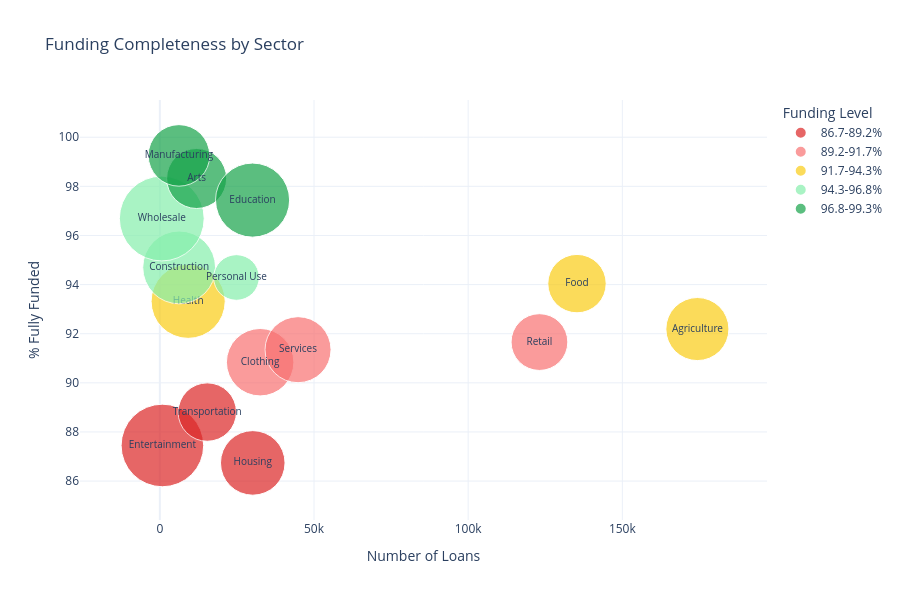

Notebook cell for this chart:
### Markdown cell above
### Visualization 3: Underfunding by Sector

### Code cell
# Sector-level aggregation
sector_agg3 = (
    dfc.groupby('sector')
    .agg(
        loan_count=('loan_amount', 'count'),
        fully_funded=('funding_gap', lambda x: (x == 0).sum()),
        median_loan_amount=('loan_amount', 'median'),
        mean_loan_amount=('loan_amount', 'mean'),
        mean_gap=('funding_gap', 'mean')
    )
    .reset_index()
)
sector_agg3['pct_fully_funded'] = (sector_agg3['fully_funded'] / sector_agg3['loan_count'] * 100).round(2)

# Dynamic 5-bin coloring over the actual [min, max] range of pct_fully_funded
pct_lo = sector_agg3['pct_fully_funded'].min()
pct_hi = sector_agg3['pct_fully_funded'].max()
bin_step = (pct_hi - pct_lo) / 5
bin_edges  = [pct_lo + i * bin_step for i in range(6)]
bin_labels = [f'{bin_edges[i]:.1f}-{bin_edges[i+1]:.1f}%' for i in range(5)]
bin_colors = ['#dc2626', '#f87171', '#facc15', '#86efac', '#16a34a']
bin_color_map = dict(zip(bin_labels, bin_colors))

sector_agg3['funding_level'] = pd.cut(
    sector_agg3['pct_fully_funded'],
    bins=bin_edges,
    labels=bin_labels,
    include_lowest=True
).astype(str)

print('Funding level distribution:')
print(sector_agg3[['sector', 'pct_fully_funded', 'funding_level']].sort_values('pct_fully_funded').to_string())

fig_a3 = px.scatter(
    sector_agg3,
    x='loan_count',
    y='pct_fully_funded',
    size='median_loan_amount',
    color='funding_level',
    color_discrete_map=bin_color_map,
    text='sector',
    custom_data=['pct_fully_funded', 'mean_gap', 'loan_count', 'median_loan_amount', 'mean_loan_amount'],
    title='Funding Completeness by Sector',
    labels={
        'loan_count': 'Number of Loans',
        'pct_fully_funded': '% Fully Funded',
        'median_loan_amount': 'Median Loan Amount (USD)',
        'funding_level': 'Funding Level'
    },
    category_orders={'funding_level': bin_labels},
    size_max=60
)
fig_a3.update_traces(
    textposition='middle center',
    textfont_size=10,
    hovertemplate=(
        '<b>%{text}</b><br>'
        'Number of loans: %{customdata[2]:,}<br>'
        '% fully funded: %{customdata[0]:.2f}%<br>'
        'Median loan size: $%{customdata[3]:,.0f}<br>'
        'Mean loan size: $%{customdata[4]:,.0f}<br>'
        'Average funding gap: $%{customdata[1]:,.2f}'
        '<extra></extra>'
    )
)
fig_a3.update_layout(template='plotly_white', height=600)
fig_a3.show()

### Figure 1 — Plotly figure (JSON) as saved in the notebook; plotly's stock layout.template omitted (floating-point values rounded to 4 significant figures)
{"data": [{"customdata": [[87.45, 441.5, 829.0, 900.0, 1676.0], [86.74, 75.74, 30140.0, 550.0, 745.3], [88.81, 79.58, 15380.0, 450.0, 716.8]], "hovertemplate": "<b>%{text}</b><br>Number of loans: %{customdata[2]:,}<br>% fully funded: %{customdata[0]:.2f}%<br>Median loan size: $%{customdata[3]:,.0f}<br>Mean loan size: $%{customdata[4]:,.0f}<br>Average funding gap: $%{customdata[1]:,.2f}<extra></extra>", "legendgroup": "86.7-89.2%", "marker": {"color": "#dc2626", "size": [900.0, 550.0, 450.0], "sizemode": "area", "sizeref": 0.2639, "symbol": "circle"}, "mode": "markers+text", "name": "86.7-89.2%", "orientation": "v", "showlegend": true, "text": ["Entertainment", "Housing", "Transportation"], "textfont": {"size": 10}, "textposition": "middle center", "type": "scatter", "x": [829, 30143, 15383], "xaxis": "x", "y": [87.45, 86.74, 88.81], "yaxis": "y"}, {"customdata": [[90.84, 76.65, 32540.0, 600.0, 1144.0], [91.66, 58.9, 123100.0, 425.0, 794.0], [91.35, 113.5, 44830.0, 575.0, 1070.0]], "hovertemplate": "<b>%{text}</b><br>Number of loans: %{customdata[2]:,}<br>% fully funded: %{customdata[0]:.2f}%<br>Median loan size: $%{customdata[3]:,.0f}<br>Mean loan size: $%{customdata[4]:,.0f}<br>Average funding gap: $%{customdata[1]:,.2f}<extra></extra>", "legendgroup": "89.2-91.7%", "marker": {"color": "#f87171", "size": [600.0, 425.0, 575.0], "sizemode": "area", "sizeref": 0.2639, "symbol": "circle"}, "mode": "markers+text", "name": "89.2-91.7%", "orientation": "v", "showlegend": true, "text": ["Clothing", "Retail", "Services"], "textfont": {"size": 10}, "textposition": "middle center", "type": "scatter", "x": [32538, 123117, 44829], "xaxis": "x", "y": [90.84, 91.66, 91.35], "yaxis": "y"}, {"customdata": [[92.19, 53.04, 174300.0, 525.0, 813.6], [94.04, 48.11, 135300.0, 450.0, 896.3], [93.32, 73.05, 9188.0, 725.0, 1070.0]], "hovertemplate": "<b>%{text}</b><br>Number of loans: %{customdata[2]:,}<br>% fully funded: %{customdata[0]:.2f}%<br>Median loan size: $%{customdata[3]:,.0f}<br>Mean loan size: $%{customdata[4]:,.0f}<br>Average funding gap: $%{customdata[1]:,.2f}<extra></extra>", "legendgroup": "91.7-94.3%", "marker": {"color": "#facc15", "size": [525.0, 450.0, 725.0], "sizemode": "area", "sizeref": 0.2639, "symbol": "circle"}, "mode": "markers+text", "name": "91.7-94.3%", "orientation": "v", "showlegend": true, "text": ["Agriculture", "Food", "Health"], "textfont": {"size": 10}, "textposition": "middle center", "type": "scatter", "x": [174344, 135300, 9188], "xaxis": "x", "y": [92.19, 94.04, 93.32], "yaxis": "y"}, {"customdata": [[94.7, 59.66, 6263.0, 700.0, 1069.0], [94.29, 30.4, 24840.0, 275.0, 537.0], [96.69, 120.3, 634.0, 950.0, 1570.0]], "hovertemplate": "<b>%{text}</b><br>Number of loans: %{customdata[2]:,}<br>% fully funded: %{customdata[0]:.2f}%<br>Median loan size: $%{customdata[3]:,.0f}<br>Mean loan size: $%{customdata[4]:,.0f}<br>Average funding gap: $%{customdata[1]:,.2f}<extra></extra>", "legendgroup": "94.3-96.8%", "marker": {"color": "#86efac", "size": [700.0, 275.0, 950.0], "sizemode": "area", "sizeref": 0.2639, "symbol": "circle"}, "mode": "markers+text", "name": "94.3-96.8%", "orientation": "v", "showlegend": true, "text": ["Construction", "Personal Use", "Wholesale"], "textfont": {"size": 10}, "textposition": "middle center", "type": "scatter", "x": [6263, 24844, 634], "xaxis": "x", "y": [94.7, 94.29, 96.69], "yaxis": "y"}, {"customdata": [[98.32, 35.03, 11940.0, 475.0, 1022.0], [97.44, 30.61, 30070.0, 725.0, 1018.0], [99.26, 14.71, 6204.0, 500.0, 878.0]], "hovertemplate": "<b>%{text}</b><br>Number of loans: %{customdata[2]:,}<br>% fully funded: %{customdata[0]:.2f}%<br>Median loan size: $%{customdata[3]:,.0f}<br>Mean loan size: $%{customdata[4]:,.0f}<br>Average funding gap: $%{customdata[1]:,.2f}<extra></extra>", "legendgroup": "96.8-99.3%", "marker": {"color": "#16a34a", "size": [475.0, 725.0, 500.0], "sizemode": "area", "sizeref": 0.2639, "symbol": "circle"}, "mode": "markers+text", "name": "96.8-99.3%", "orientation": "v", "showlegend": true, "text": ["Arts", "Education", "Manufacturing"], "textfont": {"size": 10}, "textposition": "middle center", "type": "scatter", "x": [11937, 30073, 6204], "xaxis": "x", "y": [98.32, 97.44, 99.26], "yaxis": "y"}], "layout": {"height": 600, "legend": {"itemsizing": "constant", "title": {"text": "Funding Level"}, "tracegroupgap": 0}, "title": {"text": "Funding Completeness by Sector"}, "xaxis": {"anchor": "y", "domain": [0, 1], "title": {"text": "Number of Loans"}}, "yaxis": {"anchor": "x", "domain": [0, 1], "title": {"text": "% Fully Funded"}}}}
